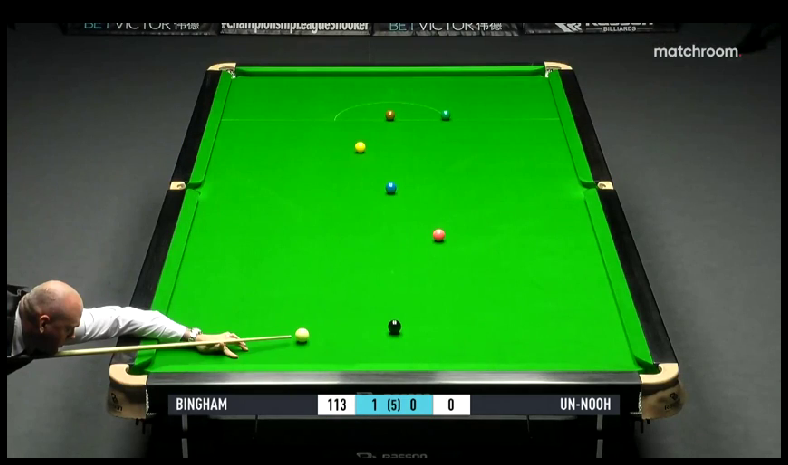
#> input picture test_image.png, 788 x 465 px
$ jupyter execute CV_final_project.ipynb
#> lines starting #> are read from the running program, lines starting #| are printed output that depends on the picture; after the words box and inside, x2 and y2 are one past the last pixel; in counts of white or black regions, pixels touching at a corner belong together
# Snooker Master
- __CS-GY_6643 Computer Vision__  Final Project
- Group:
    - Rui Wang (rw3068)
    - Lingfeng Fan (lf2606)
    - Runze Li (rl5083)


### importing libraries

[cell 1]
import cv2
import numpy as np
import matplotlib.pyplot as plt
from PIL import Image

[cell 2]
width, height = 280, 560  # size of output image

### Function 1. Creating snooker 2D table image
- input: None; output: image
- designing the table: every snooker table has a line and half a circle in one of its sides
    - the line is (height / 5)
    - the circle is in the middle of the line with radius (width / 3)

[cell 3]
def create_table():

    # new generated img
    img = np.zeros((height, width, 3), dtype = np.uint8) # create 2D table image
    img[:, :] = [0, 180, 10] # setting RGB colors to green pool table color; (0,180,10) = certain green
    img = cv2.cvtColor(img, cv2.COLOR_BGR2RGB)


    # create circle in the right size
    cv2.circle(img, (int(width / 2), int(height / 5)), # center of circle
               int((width / 3) / 2), # radius
               (50, 255, 50)) # color

    # delete half of circle by coloring in green color
    img[int(height / 5):height, 0:width] = [0, 180, 10]

    # create line
    cv2.line(img, (0, int(height / 5)), (width,int(height / 5)), (50, 255, 50))

    return img

[cell 4]
test_table = create_table()

plt.figure(figsize=(12, 6))
plt.imshow(test_table)
plt.axis('off')
plt.show()

### Function 2: Drawing borders & holes on snooker table
- input: image, 2D generated table
- output: image, 2D generated table + borders + holes

[cell 5]
def draw_holes(input_img, color3 = (200, 140, 0)):

#> called with color3 = (200, 140, 0)
    color = (190, 190, 190)  # gray color
    color2 = (120, 120, 120) # gray color, for circles (holes) on generated img

    img = input_img.copy()   # make a copy of input image

    # borders
    cv2.line(img, (0, 0),(width, 0), color3, 3)           # top
    cv2.line(img, (0, height),(width, height), color3, 3) # bot
    cv2.line(img, (0, 0), (0, height), color3, 3)         # left
    cv2.line(img, (width, 0), (width, height), color3, 3) # right
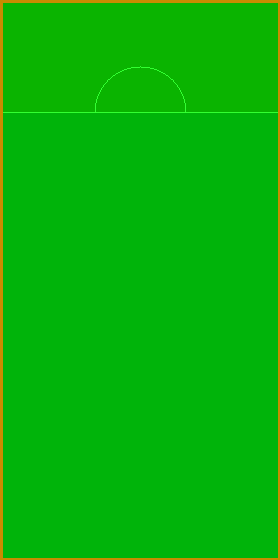
#> img: shape (560, 280, 3); mean R, G, B 7.4, 179.1, 7.9

    # adding circles to represent holes on table
    cv2.circle(img, (0, 0), 11, color, -1)          # top right
#> img: shape (560, 280, 3); 0.07% of pixels changed, all inside (x1, y1, x2, y2) = (0, 0, 12, 12)
    cv2.circle(img, (width, 0), 11, color, -1)      # top left
#> img: shape (560, 280, 3); mean R, G, B 7.5, 179.2, 8.2
    cv2.circle(img, (0, height), 11, color, -1)     # bot left
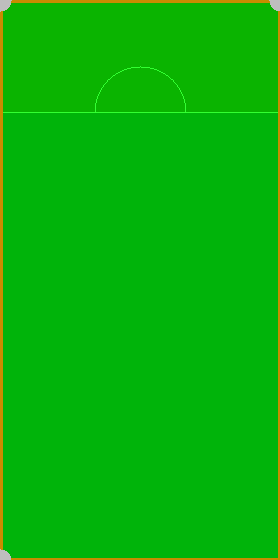
#> img: shape (560, 280, 3); mean R, G, B 7.5, 179.2, 8.3
    cv2.circle(img, (width, height), 11, color, -1) # bot right
#> img: shape (560, 280, 3); 0.05% of pixels changed, all inside (x1, y1, x2, y2) = (270, 550, 280, 560)
    cv2.circle(img, (width, int(height / 2)), 8, color, -1) # mid right
#> img: shape (560, 280, 3); mean R, G, B 7.6, 179.2, 8.5
    cv2.circle(img, (0,int(height / 2)), 8, color, -1)     # mid left
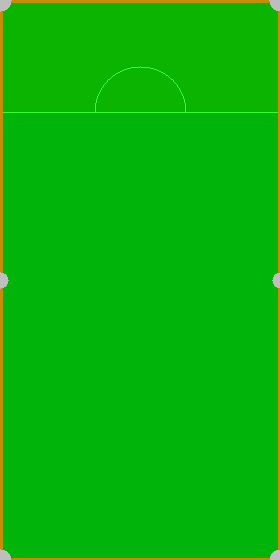
#> img: shape (560, 280, 3); mean R, G, B 7.7, 179.2, 8.6

    # adding another, smaller circles to the previous ones
    cv2.circle(img, (0, 0), 9, color2, -1)          # top right
#> img: shape (560, 280, 3); 0.05% of pixels changed, all inside (x1, y1, x2, y2) = (0, 0, 10, 10)
    cv2.circle(img, (width, 0), 9, color2, -1)      # top left
#> img: shape (560, 280, 3); mean R, G, B 7.6, 179.2, 8.6
    cv2.circle(img, (0, height), 9, color2, -1)     # bot left
#> img: shape (560, 280, 3); mean R, G, B 7.6, 179.1, 8.5
    cv2.circle(img, (width, height), 9, color2, -1) # bot right
#> img: shape (560, 280, 3); mean R, G, B 7.6, 179.1, 8.5
    cv2.circle(img, (width, int(height / 2)), 6, color2, -1) # mid right
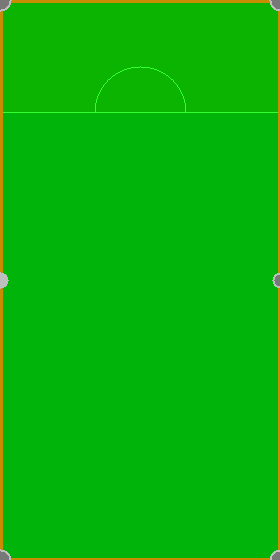
#> img: shape (560, 280, 3); mean R, G, B 7.6, 179.1, 8.5
    cv2.circle(img, (0, int(height / 2)), 6, color2, -1)     # mid left
#> img: shape (560, 280, 3); 0.04% of pixels changed, all inside (x1, y1, x2, y2) = (0, 274, 7, 287)

    return img

[cell 6]
test_table_holes = draw_holes(test_table)

plt.figure(figsize=(14, 7))
plt.imshow(test_table_holes)
plt.axis('off')
plt.show()

### Function 3: Drawing balls on snooker table
- input: - ctrs: contours; - background: image to draw on (new 2D table by default); - radius: radius of the drawn balls; - size: size of line (-1 by default to fill); - img: image which the contours are taken from
- output: image, with drawn snooker balls
- first, using moments, calculates (x,y) of each contour center; next, masks each contour (ball) and calculates its average inner color; finely, draws circles that look like a snooker ball for each contour (one circle for inner color of ball, one for a black border of ball and one for small light reflection).

[cell 7]
def draw_balls(ctrs, background = create_table(), radius = 7, size = -1, img = 0):

    K = np.ones((3, 3), np.uint8) # filter; 3x3 matrix, serves as a kernel for erosion operation

    final = background.copy()    # canvas
    mask = np.zeros((560, 280), np.uint8) # empty black image, same size as 2d generated final output; isolate regions of interest


    for x in range(len(ctrs)):   # for all contours

        # find center of contour
        M = cv2.moments(ctrs[x])
        cX = int(M['m10'] / M['m00']) # X pos of contour center
        cY = int(M['m01'] / M['m00']) # Y pos

        # find color average inside contour
        mask[...] = 0 # reset the mask for every ball
        cv2.drawContours(mask, ctrs, x, 255, -1) # draws mask for each contour
        mask =  cv2.erode(mask,K,iterations = 3) # erode mask several times to filter green color around balls contours


        # balls design:


        # circle to represent snooker ball
        final = cv2.circle(final,    # img to draw on
                           (cX, cY), # position on img
                           radius,   # radius of circle - size of drawn snooker ball
                           cv2.mean(img, mask), # color mean of each contour-color of each ball (src_img=transformed img)
                           size)     # -1 to fill ball with color

        # add black color around the drawn ball (for cosmetics)
        final = cv2.circle(final, (cX,cY), radius, 0, 1)

        # small circle for light reflection
        final = cv2.circle(final, (cX - 2, cY - 2), 2, (255, 255, 255), -1)

    return final

### Function 4: Getting contours & Filtering
- gets contours and filters them by size and shape, then returns filtered contours
    - input: - ctrs: contours; - min_s: min area size of accepted contour; - max_s: max area size of accepted contour; - alpha: parameter to find wanted shape
    - output: contours
- if a contour is in the right size, min < area < max and in the right shape (check with alpha), it means the contour is most likely a ball
- alpha: a parameter that helps to filter objects by their shapes

[cell 8]
def filter_ctrs(ctrs, min_s = 90, max_s = 358, alpha = 3.445):

    filtered_ctrs = [] # list for filtered contours

    for x in range(len(ctrs)): # for all contours

        rot_rect = cv2.minAreaRect(ctrs[x]) # area of rectangle around contour
        w = rot_rect[1][0]              # width of rectangle
        h = rot_rect[1][1]              # height
        area = cv2.contourArea(ctrs[x]) # contour area

        if (h * alpha < w) or (w * alpha < h): # if the contour isnt the size of a snooker ball
            continue

        if (area < min_s) or (area > max_s):   # if the contour area is too big/small
            continue

        # if failed previous statements then it is most likely a ball

        filtered_ctrs.append(ctrs[x]) # add contour to filtered cntrs list

    return filtered_ctrs

### Function 5: Finding the balls & Returning top view
- input: src: image, frame from snooker video
- output: image: 2D top view
- warps perspective of the input image, blurs, finds table's mask, filters the mask (closing), invert mask, finds and filters contours, draws balls on canvas image and returns the canvas image

[cell 9]
# [34 lines left out: function find_balls, not called in this run]

### Function 6: find_ctrs_color(ctrs, input_img)
- gets image (of snooker table), applies several methods to detect the balls and returns 2D top view with drawn, colored balls
    - input: ctrs: contours input_img: image that the contours are taken from
    - output: image, black image with large colored circle for each contour
- masks each contour; erodes the mask to clear some of the green color around contour; draws contour with its calculated inner color; returns an image of the colored contours with a black background

[cell 10]
def find_ctrs_color(ctrs, input_img):

    K = np.ones((3,3), np.uint8)
    output = input_img.copy()
    gray = cv2.cvtColor(input_img, cv2.COLOR_BGR2GRAY)  # gray version
    mask = np.zeros(gray.shape, np.uint8)               # empty mask

    for i in range(len(ctrs)):

        # find center of contour
        M = cv2.moments(ctrs[i])
        cX = int(M['m10'] / M['m00']) # X pos of contour center
        cY = int(M['m01'] / M['m00']) # Y pos

        mask[...] = 0 # reset the mask for every ball

        cv2.drawContours(mask, ctrs, i, 255, -1)   # draws the mask of current contour (every ball is getting masked each iteration)

        mask =  cv2.erode(mask, K, iterations = 3) # erode mask to filter green color around the balls contours

        output = cv2.circle(output, # img to draw on
                         (cX, cY),  # position on img
                         20,        # radius of circle - size of drawn snooker ball
                         cv2.mean(input_img, mask), # color mean of each contour-color of each ball (src_img=transformed img)
                         -1)        # -1 to fill ball with color

    return output

### Function 7: draw_rectangles(ctrs, img)
- gets image (of snooker table), draws a rectangle around each contour
    - input: ctrs: contours input_img: image that the contours are taken from
    - output: image, same as input image but with rectangles on contours
- finds width and height of each contour by using moments; draws a rectangle around each contour on a canvas image; returns the canvas image

[cell 11]
def draw_rectangles(ctrs, img):

    output = img.copy()

    for i in range(len(ctrs)):

        M = cv2.moments(ctrs[i]) # moments
        rot_rect = cv2.minAreaRect(ctrs[i])
        w = rot_rect[1][0] # width
        h = rot_rect[1][1] # height

        box = np.int64(cv2.boxPoints(rot_rect))
        cv2.drawContours(output, [box], 0, (255, 100, 0), 2)

    return output

## Starting point...

[cell 12]
# image_path = '/Users/frank_fan/Desktop/School/2024_spring/Computer_vision/Final_proj/test_image.png' # customize as needed
image_path = 'test_image.png'
#> image_path = 'test_image.png'
image = cv2.imread(image_path)
#> image is the input picture: shape (465, 788, 3); mean B, G, R 36.4, 105.9, 40

if image is not None:
    # convert the image from BGR to RGB
    frame = cv2.cvtColor(image, cv2.COLOR_BGR2RGB)

    plt.figure(figsize = (16, 8))
    plt.imshow(frame)
    plt.axis('off')
    plt.show()
else:
    print("Error: Image not found or unable to read.")

[cell 13]
# visualization:

# red points on corners of original table
table = frame.copy() # add points to pool table corners
cv2.circle(table, (153, 366), 7, 255, -1) # bot left
cv2.circle(table, (630, 366), 7, 255, -1) # bot right
cv2.circle(table, (235, 78), 7, 255, -1)  # top left
cv2.circle(table, (545, 78), 7, 255, -1)  # top right
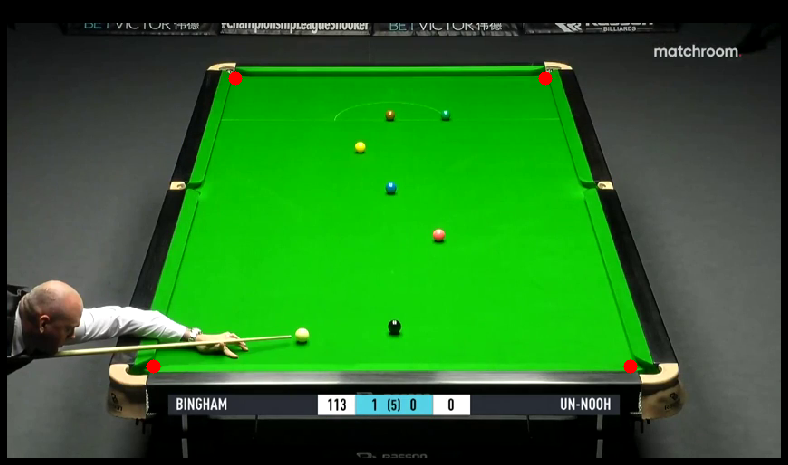
#> table: shape (465, 788, 3); mean R, G, B 40.3, 105.6, 36.4

# red points on corners of generated table
img = np.zeros((height,width,3), dtype=np.uint8)
new_img = img.copy() # add points to edges of img
cv2.circle(new_img, (0, 0), 8, 255, -1)          # bot left
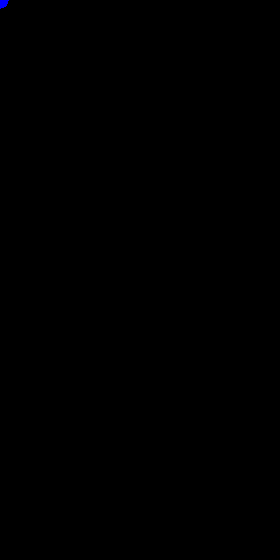
#> new_img: shape (560, 280, 3); mean of channels 0, 1, 2 0.1, 0, 0; drawn as B, G, R
cv2.circle(new_img, (width, 0), 8, 255, -1)      # bot right
#> new_img: shape (560, 280, 3); 0.03% of pixels changed, all inside (x1, y1, x2, y2) = (272, 0, 280, 8)
cv2.circle(new_img, (0, height), 8, 255, -1)     # top left
#> new_img: shape (560, 280, 3); mean of channels 0, 1, 2 0.3, 0, 0
cv2.circle(new_img, (width, height), 8, 255, -1) # top right
#> new_img: shape (560, 280, 3); mean of channels 0, 1, 2 0.3, 0, 0

plt.figure(figsize = (20, 10))
plt.subplot(1, 2, 1)
plt.imshow(table)
plt.title('FROM')
plt.axis('off')

plt.subplot(1,2,2)
plt.imshow(new_img)
plt.title('TO')
plt.axis('off')
plt.show()

using points of both images we can get the perspective

[cell 14]
# creating points of original data and new generated img
pts1 = np.float32([ [235, 78],[545, 78],[153, 366],[630, 366] ])     # 4 corners points of ORIGINAL image
pts2 = np.float32([ [0, 0],[width, 0],[0, height],[width, height] ]) # 4 corners points of OUTPUT image

matrix = cv2.getPerspectiveTransform(pts1, pts2) # getting perspective by 4 points of each image
transformed = cv2.warpPerspective(frame, matrix, (width, height)) # warps perpective to new image
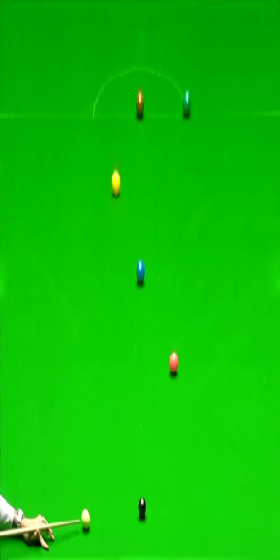
#> transformed: shape (560, 280, 3); mean R, G, B 10.6, 191.8, 3.5

[cell 15]
plt.figure(figsize = (20, 10))
plt.subplot(1, 2, 1)
plt.imshow(frame)
plt.title('first frame')
plt.axis('off')

plt.subplot(1, 2, 2)
plt.imshow(transformed)
plt.title('result of transformation')
plt.axis('off')
plt.show()

[cell 16]
transformed_blur = cv2.GaussianBlur(transformed,(0, 0), 2) # blur applied
blur_RGB = cv2.cvtColor(transformed_blur, cv2.COLOR_BGR2RGB) # rgb version

# hsv colors of the snooker table
lower = np.array([60, 200, 150])
upper = np.array([70, 255, 240]) # HSV of snooker green: (60-70, 200-255, 150-240)

hsv = cv2.cvtColor(blur_RGB, cv2.COLOR_RGB2HSV) # convert to hsv
#> hsv: shape (560, 280, 3); mean H, S, V 61.2, 250.8, 191.9
mask = cv2.inRange(hsv, lower, upper)           # table's mask
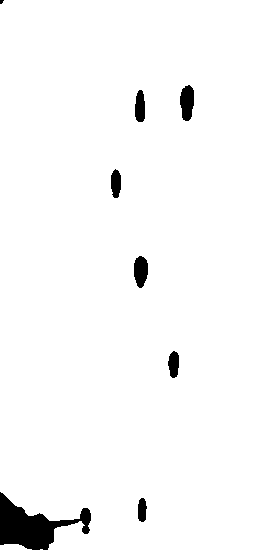
#> mask: shape (560, 280); 97.4% white; 8 black regions (1 under 20 px), largest, box (x1, y1, x2, y2) and area: (0, 492, 91, 550) 2338, (180, 85, 194, 121) 394, (134, 256, 148, 288) 350

# apply closing
kernel = np.ones((5, 5), np.uint8)
mask_closing = cv2.morphologyEx(mask, cv2.MORPH_CLOSE, kernel)          # dilate -> erode
#> mask_closing: shape (560, 280); 97.5% white; 10 black regions (1 under 20 px), largest, box (x1, y1, x2, y2) and area: (0, 493, 71, 550) 2096, (180, 86, 194, 120) 388, (134, 257, 148, 287) 344

# invert mask to focus on objects on table
_,mask_inv = cv2.threshold(mask_closing, 5, 255, cv2.THRESH_BINARY_INV) # mask inv
#> mask_inv: shape (560, 280); 2.5% white; 10 white regions (1 under 20 px)

masked_img = cv2.bitwise_and(transformed, transformed, mask = mask_inv) # masked image with inverted mask
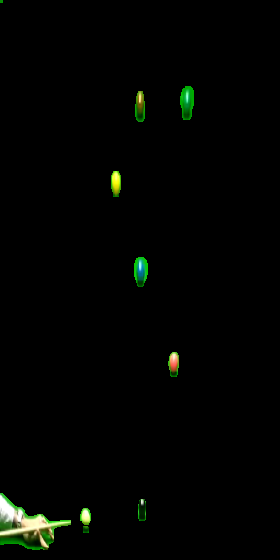
#> masked_img: shape (560, 280, 3); mean R, G, B 2.5, 4, 1.8

plt.figure(figsize=(20, 10))
plt.subplot(1, 3, 1)
plt.imshow(transformed_blur)
plt.title('blur')
plt.axis('off')

plt.subplot(1, 3, 2)
plt.imshow(mask_closing)
plt.title('table mask')
plt.axis('off')

plt.subplot(1, 3, 3)
plt.imshow(masked_img)
plt.title('masked objects')
plt.axis('off')
plt.show()

[cell 17]
# find contours and filter them
ctrs, hierarchy = cv2.findContours(mask_inv, cv2.RETR_TREE, cv2.CHAIN_APPROX_SIMPLE) # create contours in filtered img
#> ctrs = 10 contours, 1 with area under 20; largest, box (x1, y1, x2, y2) and area: (0, 493, 71, 550) 1988, (180, 86, 194, 120) 348, (134, 257, 148, 287) 309, (135, 91, 145, 122) 230, (168, 352, 179, 377) 196

# draw contours before filter
detected_objects = draw_rectangles(ctrs, transformed) # detected objects will be marked in boxes
#> the loop in draw_rectangles, `for i in range(len(ctrs)): ` made 10 passes
#> (rot_rect, w, h, box) on passes 1 to 4: (((85.5, 529), (6, 5), -90), 6, 5, [[88, 532], [83, 532], [83, 526], [88, 526]]), (((85, 516), (16, 10), -90), 16, 10, [[90, 524], [80, 524], [80, 508], [90, 508]]), (((141.5, 509.5), (21, 7), -90), 21, 7, [[145, 520], [138, 520], [138, 499], [145, 499]]), (((26.94, 528.8), (48.14, 76.5), -68.34), 48.14, 76.5, [[53, 565], [-17, 537], [0, 492], [71, 520]])
#> after the loop in draw_rectangles, `for i in range(len(ctrs)):`:
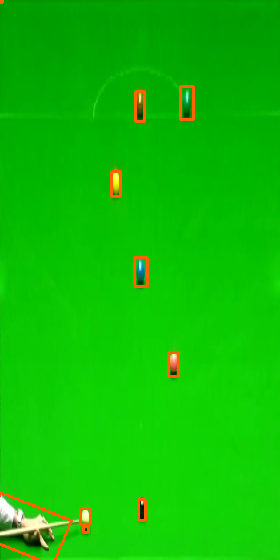
#> output: shape (560, 280, 3); 1.27% of pixels changed, all inside (x1, y1, x2, y2) = (0, 0, 195, 560)

ctrs_filtered = filter_ctrs(ctrs) # filter unwanted contours (wrong size or shape)
#> the loop in filter_ctrs, `for x in range(len(ctrs)):` made 10 passes
#> (rot_rect, w, h, area) on passes 1 to 7: (((85.5, 529), (6, 5), -90), 6, 5, 29.5), (((85, 516), (16, 10), -90), 16, 10, 130.5), (((141.5, 509.5), (21, 7), -90), 21, 7, 138.5), (((26.94, 528.8), (48.14, 76.5), -68.34), 48.14, 76.5, 1988.5), (((173, 364), (24, 10), -90), 24, 10, 195.5), (((140.5, 271.5), (29, 13), -90), 29, 13, 309), (((115.5, 183.5), (25, 9), -90), 25, 9, 193)
#> (the rest of the program and of its run is left out)
